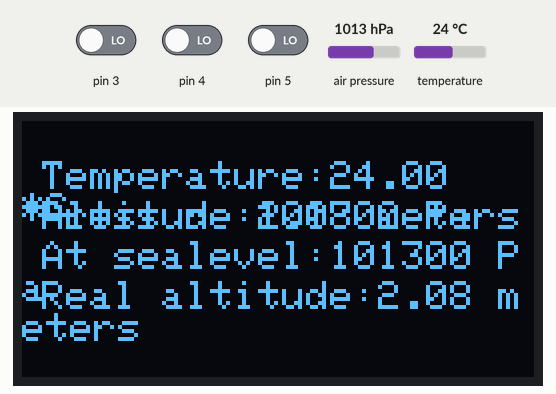
Simulated run of this sketch. Board: Arduino Uno, built with avr-gcc and run on an emulated ATmega328P. On the bench: 128×64 one-colour display. Wiring (inferred from the names in the program): MPU-6050 motion sensor at I2C address 0x68. The inputs (shaded band) are chosen by the test bench; at power-on: air pressure 1013 hPa, temperature 24 °C, pin 3 LOW, pin 4 LOW, pin 5 LOW. What the sketch prints to the serial monitor is not drawn.

Above: at 7.8 s.
7.9 s: air pressure set to 952 hPa
At 19.2 s:
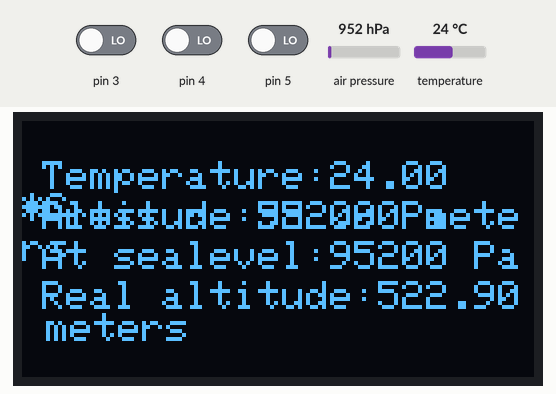
19.5 s: temperature set to 12 °C
At 29.7 s:
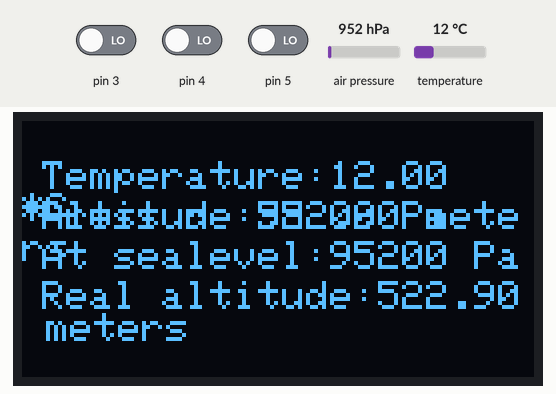
30.3 s: air pressure set to 975 hPa
At 40.0 s:
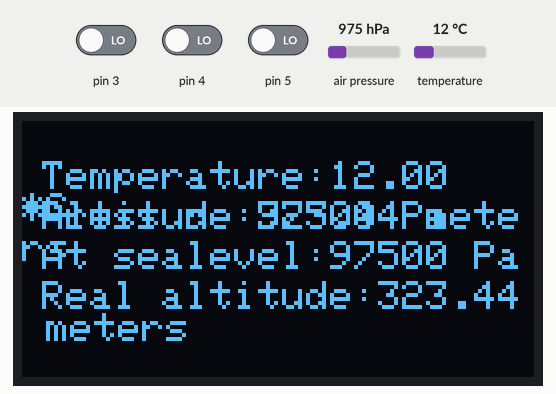
41.1 s: temperature set to 19 °C
Timing chart, 0 to 44.1 s (numbered marks = the images above; inputs shaded):
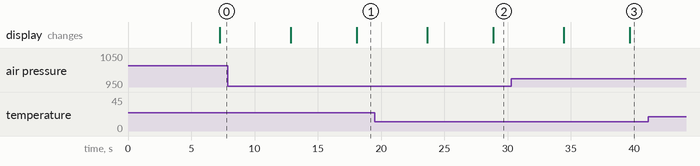

Measured:
- after the input at 7.9 s, the display: first differs from a run without the input after 10.2 s (image 1)
- after the input at 19.5 s, the display: first differs from a run without the input after 9.4 s (image 2)
- after the input at 30.3 s, the display: first differs from a run without the input after 9.3 s (image 3)

The sketch:

sketch_mar28a.ino
```cpp
#include <Wire.h>
#include <Adafruit_SSD1306.h>
#include <Adafruit_BMP085.h>
#define seaLevelPressure_hPa 1013.25
#define SCREEN_WIDTH 128 // OLED display width, in pixels
#define SCREEN_HEIGHT 64 // OLED display height, in pixels
Adafruit_SSD1306 display(SCREEN_WIDTH, SCREEN_HEIGHT);
const int MPU6050_addr = 0x68;
Adafruit_BMP085 bmp;

//Initialize the variables
int bitVal;
String stringBit;
String stringBinary;
long binaryNumber;
int decimalNumber;

//Prints the HEC5 logo on OLED Display
static const uint8_t PROGMEM logo[] = {
  0x00, 0x00, 0x00, 0x00, 0x00, 0x00, 0x00, 0x00, 0x00, 0x00, 0x00, 0x00, 0x00, 0x00, 0x00, 0x00,
  0x00, 0x00, 0x00, 0x00, 0x00, 0x00, 0x00, 0x00, 0x00, 0x00, 0x00, 0x00, 0x00, 0x00, 0x00, 0x00,
  0x00, 0x00, 0x00, 0x00, 0x00, 0x00, 0x00, 0x00, 0x00, 0x00, 0x00, 0x00, 0x00, 0x00, 0x00, 0x00,
  0x00, 0x00, 0x00, 0x00, 0x00, 0x00, 0x00, 0x00, 0x00, 0x00, 0x00, 0x00, 0x00, 0x00, 0x00, 0x00,
  0x00, 0x00, 0x00, 0x00, 0x00, 0x00, 0x00, 0x2f, 0xbb, 0x00, 0x00, 0x00, 0x00, 0x00, 0x00, 0x00,
  0x00, 0x00, 0x00, 0x00, 0x00, 0x00, 0x00, 0x3f, 0xa3, 0x80, 0x00, 0x00, 0x00, 0x00, 0x00, 0x00,
  0x00, 0x00, 0x00, 0x00, 0x00, 0x00, 0x00, 0x37, 0xb1, 0x80, 0x00, 0x00, 0x00, 0x00, 0x00, 0x00,
  0x00, 0x00, 0x00, 0x00, 0x00, 0x00, 0x00, 0x00, 0x03, 0x80, 0x00, 0x00, 0x00, 0x00, 0x00, 0x00,
  0x00, 0x00, 0x00, 0x00, 0x00, 0x00, 0x00, 0x00, 0x00, 0x00, 0x00, 0x00, 0x00, 0x00, 0x00, 0x00,
  0x00, 0x00, 0x00, 0x00, 0x00, 0x00, 0x00, 0x00, 0x00, 0x00, 0x00, 0x00, 0x00, 0x00, 0x00, 0x00,
  0x00, 0x00, 0x00, 0x00, 0x00, 0x00, 0x00, 0x00, 0x00, 0x00, 0x00, 0x00, 0x00, 0x00, 0x00, 0x00,
  0x00, 0x00, 0x00, 0x00, 0x00, 0x00, 0x00, 0x00, 0x00, 0x00, 0x00, 0x00, 0x00, 0x00, 0x00, 0x00,
  0x00, 0x00, 0x00, 0x00, 0x00, 0x00, 0x0c, 0x00, 0x00, 0x00, 0x08, 0x00, 0x00, 0x00, 0x00, 0x00,
  0x00, 0x00, 0x00, 0x00, 0x00, 0x18, 0x00, 0x00, 0x00, 0x80, 0x1c, 0x00, 0x00, 0x00, 0x00, 0x00,
  0x00, 0x00, 0x00, 0x00, 0x00, 0x0c, 0x00, 0x00, 0x01, 0x00, 0x1a, 0x00, 0x00, 0x00, 0x00, 0x00,
  0x00, 0x00, 0x00, 0x00, 0x00, 0x30, 0x18, 0x00, 0x01, 0x00, 0xcb, 0x00, 0x00, 0x00, 0x00, 0x00,
  0x00, 0x00, 0x00, 0x00, 0x00, 0x70, 0xff, 0xf0, 0x02, 0x00, 0xe3, 0x80, 0x00, 0x00, 0x00, 0x00,
  0x00, 0x00, 0x00, 0x00, 0x00, 0x71, 0xff, 0x60, 0x04, 0x00, 0x75, 0x80, 0x00, 0x00, 0x00, 0x00,
  0x00, 0x00, 0x00, 0x00, 0x00, 0xc3, 0xff, 0x20, 0x08, 0x00, 0xf3, 0x40, 0x00, 0x00, 0x00, 0x00,
  0x00, 0x00, 0x00, 0x00, 0x00, 0xc7, 0xff, 0x00, 0x10, 0xc0, 0xf9, 0xc0, 0x00, 0x00, 0x00, 0x00,
  0x00, 0x00, 0x00, 0x00, 0x01, 0xcf, 0x03, 0x00, 0x24, 0x61, 0xfd, 0x20, 0x00, 0x00, 0x00, 0x00,
  0x00, 0x00, 0x00, 0x00, 0x01, 0xdf, 0x47, 0x80, 0x40, 0x30, 0xfd, 0xe0, 0x00, 0x00, 0x00, 0x00,
  0x00, 0x00, 0x00, 0x00, 0x03, 0x9f, 0x03, 0x81, 0xe0, 0x1c, 0xfe, 0xe0, 0x00, 0x00, 0x00, 0x00,
  0x00, 0x00, 0x00, 0x00, 0x06, 0x9f, 0xe7, 0x01, 0xf8, 0x1f, 0x7e, 0x60, 0x00, 0x00, 0x00, 0x00,
  0x00, 0x00, 0x00, 0x00, 0x03, 0x8f, 0xff, 0x01, 0x38, 0x3f, 0x7e, 0x20, 0x00, 0x00, 0x00, 0x00,
  0x00, 0x00, 0x00, 0x00, 0x00, 0x07, 0xfe, 0x03, 0xf4, 0x27, 0x7f, 0x30, 0x00, 0x00, 0x00, 0x00,
  0x00, 0x00, 0x00, 0x00, 0x00, 0x07, 0xfc, 0x07, 0xff, 0xff, 0x7f, 0x38, 0x00, 0x00, 0x00, 0x00,
  0x00, 0x00, 0x00, 0x00, 0x00, 0x02, 0x6c, 0x05, 0xff, 0xf3, 0x7f, 0x38, 0x00, 0x00, 0x00, 0x00,
  0x00, 0x00, 0x00, 0x00, 0x00, 0x00, 0x46, 0x0b, 0xfe, 0xfb, 0xff, 0x28, 0x00, 0x00, 0x00, 0x00,
  0x00, 0x00, 0x00, 0x00, 0x00, 0x00, 0x04, 0x13, 0xff, 0xf8, 0xff, 0xb8, 0x00, 0x00, 0x00, 0x00,
  0x00, 0x00, 0x00, 0x00, 0x00, 0x00, 0x1e, 0x23, 0xbf, 0xfd, 0xff, 0x80, 0x00, 0x00, 0x00, 0x00,
  0x00, 0x00, 0x00, 0x00, 0x00, 0x00, 0xd8, 0x03, 0x7f, 0xf5, 0xff, 0x80, 0x00, 0x00, 0x00, 0x00,
  0x00, 0x00, 0x00, 0x00, 0x0c, 0x00, 0x04, 0x07, 0x7f, 0xf5, 0xff, 0x80, 0x00, 0x00, 0x00, 0x00,
  0x00, 0x00, 0x00, 0x00, 0x0c, 0x00, 0x00, 0x00, 0x7f, 0xfd, 0xff, 0x80, 0x00, 0x00, 0x00, 0x00,
  0x00, 0x00, 0x00, 0x00, 0x0e, 0x00, 0x00, 0x00, 0x7f, 0xf1, 0xff, 0x80, 0x00, 0x00, 0x00, 0x00,
  0x00, 0x00, 0x00, 0x00, 0x0e, 0x00, 0x00, 0x00, 0x7e, 0xe0, 0xff, 0x00, 0x00, 0x00, 0x00, 0x00,
  0x00, 0x00, 0x00, 0x00, 0x0e, 0x00, 0x00, 0x03, 0x7f, 0xe0, 0xff, 0x00, 0x00, 0x00, 0x00, 0x00,
  0x00, 0x00, 0x00, 0x00, 0x00, 0x00, 0x00, 0x13, 0x17, 0xc0, 0x7f, 0x00, 0x00, 0x00, 0x00, 0x00,
  0x00, 0x00, 0x00, 0x00, 0x07, 0x00, 0x00, 0x7e, 0x15, 0xc0, 0xff, 0x70, 0x00, 0x00, 0x00, 0x00,
  0x00, 0x00, 0x00, 0x00, 0x04, 0x00, 0x00, 0x78, 0xfd, 0xc0, 0xcf, 0x30, 0x00, 0x00, 0x00, 0x00,
  0x00, 0x00, 0x00, 0x00, 0x04, 0x00, 0x00, 0xf0, 0xfd, 0x80, 0x82, 0x60, 0x00, 0x00, 0x00, 0x00,
  0x00, 0x00, 0x00, 0x00, 0x03, 0x80, 0x01, 0xc0, 0xfe, 0xd0, 0xc0, 0xf0, 0x00, 0x00, 0x00, 0x00,
  0x00, 0x00, 0x00, 0x00, 0x03, 0x00, 0x01, 0x80, 0xff, 0xe0, 0xe4, 0xe0, 0x00, 0x00, 0x00, 0x00,
  0x00, 0x00, 0x00, 0x00, 0x03, 0xc0, 0x00, 0x01, 0xff, 0xe3, 0xcd, 0x20, 0x00, 0x00, 0x00, 0x00,
  0x00, 0x00, 0x00, 0x00, 0x01, 0xc0, 0x01, 0x83, 0xff, 0xf3, 0xc1, 0x80, 0x00, 0x00, 0x00, 0x00,
  0x00, 0x00, 0x00, 0x00, 0x01, 0xc0, 0x01, 0x83, 0xff, 0xfb, 0xe0, 0x40, 0x00, 0x00, 0x00, 0x00,
  0x00, 0x00, 0x00, 0x00, 0x00, 0x60, 0x00, 0x03, 0xff, 0xf9, 0xf3, 0x80, 0x00, 0x00, 0x00, 0x00,
  0x00, 0x00, 0x00, 0x00, 0x00, 0x70, 0x00, 0x10, 0xff, 0xf9, 0xe1, 0x80, 0x00, 0x00, 0x00, 0x00,
  0x00, 0x00, 0x00, 0x00, 0x00, 0x78, 0x00, 0x00, 0xff, 0xfb, 0xcd, 0x00, 0x00, 0x00, 0x00, 0x00,
  0x00, 0x00, 0x00, 0x00, 0x00, 0x24, 0x00, 0x00, 0x83, 0xf1, 0x86, 0x00, 0x00, 0x00, 0x00, 0x00,
  0x00, 0x00, 0x00, 0x00, 0x00, 0x1c, 0x00, 0x00, 0x03, 0xe0, 0x3c, 0x00, 0x00, 0x00, 0x00, 0x00,
  0x00, 0x00, 0x00, 0x00, 0x00, 0x18, 0x00, 0x00, 0x03, 0x80, 0x38, 0x00, 0x00, 0x00, 0x00, 0x00,
  0x00, 0x00, 0x00, 0x00, 0x00, 0x00, 0x00, 0x00, 0x00, 0x00, 0xb0, 0x00, 0x00, 0x00, 0x00, 0x00,
  0x00, 0x00, 0x00, 0x00, 0x00, 0x00, 0x00, 0x00, 0x00, 0x00, 0xc0, 0x00, 0x00, 0x00, 0x00, 0x00,
  0x00, 0x00, 0x00, 0x00, 0x00, 0x00, 0x10, 0x00, 0x00, 0x00, 0x40, 0x00, 0x00, 0x00, 0x00, 0x00,
  0x00, 0x00, 0x00, 0x00, 0x00, 0x00, 0x3e, 0x00, 0x00, 0x00, 0x00, 0x00, 0x00, 0x00, 0x00, 0x00,
  0x00, 0x00, 0x00, 0x00, 0x00, 0x00, 0x3f, 0xc0, 0x00, 0x40, 0x00, 0x00, 0x00, 0x00, 0x00, 0x00,
  0x00, 0x00, 0x00, 0x00, 0x00, 0x00, 0x0b, 0xbe, 0x32, 0x60, 0x00, 0x00, 0x00, 0x00, 0x00, 0x00,
  0x00, 0x00, 0x00, 0x00, 0x00, 0x00, 0x07, 0xba, 0xbe, 0xe0, 0x00, 0x00, 0x00, 0x00, 0x00, 0x00,
  0x00, 0x00, 0x00, 0x00, 0x00, 0x00, 0x00, 0xfb, 0xfa, 0x80, 0x00, 0x00, 0x00, 0x00, 0x00, 0x00,
  0x00, 0x00, 0x00, 0x00, 0x00, 0x00, 0x00, 0x0f, 0xe8, 0x00, 0x00, 0x00, 0x00, 0x00, 0x00, 0x00,
  0x00, 0x00, 0x00, 0x00, 0x00, 0x00, 0x00, 0x00, 0x00, 0x00, 0x00, 0x00, 0x00, 0x00, 0x00, 0x00,
  0x00, 0x00, 0x00, 0x00, 0x00, 0x00, 0x00, 0x00, 0x00, 0x00, 0x00, 0x00, 0x00, 0x00, 0x00, 0x00,
  0x00, 0x00, 0x00, 0x00, 0x00, 0x00, 0x00, 0x00, 0x00, 0x00, 0x00, 0x00, 0x00, 0x00, 0x00, 0x00
};

void setup() {
//accerleration basic reading
 Serial.begin(9600);

  //Sets pin 3 to pin 6 as input
  //DIP Switch
  for (int x = 3; x < 6; x++) {

    pinMode(x, INPUT);
   //Serial.print("Digital port input check: ");
   //Serial.println(x);
}

  display.begin(SSD1306_SWITCHCAPVCC, 0x3C);
  display.clearDisplay();

  display.drawBitmap(0,0,logo,128,64,1);
  display.display();
  delay(5000); // Pause for 5 seconds
  display.clearDisplay();

  Wire.begin();
  Wire.beginTransmission(MPU6050_addr);
  Wire.write(0x6B);
  Wire.write(0);
  Wire.endTransmission(true);
  display.clearDisplay();
  display.setTextSize(1);
  display.setTextColor(WHITE);
  display.setRotation(0);
  display.clearDisplay();


}


void loop() {


  //Reads the Binary number from the DIP Switch
  for (int x = 3; x < 6; x++) {

    bitVal = digitalRead(x);
    stringBit = String(bitVal);
    stringBinary = stringBinary + stringBit;
    binaryNumber = stringBinary.toInt();

  }
  //Function to convert Binary to Decimal
  decimalNumber = convertBinaryToDecimal(binaryNumber);

//Prints the Binary number on the Serial Monitor
Serial.print("Binary: ");
Serial.print(stringBinary);
Serial.print("      ");
//Prints the Decimal number on the Serial Monitor
Serial.print("Decimal: ");
Serial.println(decimalNumber);
Serial.println("----------------------------------");

  //Resets all the variables
  binaryNumber = 0;
  bitVal = 0;
  stringBit = "";
  stringBinary = "";

    //Serial display
    Serial.print("Temperature = ");
    Serial.print(bmp.readTemperature());
    Serial.println(" *C");
    Serial.print("Pressure = ");
    Serial.print(bmp.readPressure());
    Serial.println(" Pa");
    Serial.print("Altitude = ");
    Serial.print(bmp.readAltitude());
    Serial.println(" meters");
    Serial.print("Pressure at sealevel (calculated) = ");
    Serial.print(bmp.readSealevelPressure());
    Serial.println(" Pa");
    Serial.print("Real altitude = ");
    Serial.print(bmp.readAltitude(seaLevelPressure_hPa * 100));
    Serial.println(" meters");
    Serial.println();
    delay(2000);

    display.clearDisplay();
    display.setTextSize(1);
    display.setTextColor(WHITE);
    display.setCursor(5, 10);
    display.print("Temperature:");
    display.println(bmp.readTemperature());
    display.println("*C");
    display.setCursor(5, 20);
    display.print("Pressure:");
    display.print(bmp.readPressure());
    display.println(" Pa");
    display.setCursor(5, 20);
    display.print("Altitude:");
    display.print(bmp.readAltitude());
    display.println(" meters");
    display.setCursor(5, 30);
    display.print("At sealevel:");
    display.print(bmp.readSealevelPressure());
    display.println(" Pa");
    display.setCursor(5, 40);
    display.print("Real altitude:");
    display.print(bmp.readAltitude(seaLevelPressure_hPa * 100));
    display.println(" meters");
    display.println();
    display.display();
    delay(5555);

  DisplayPositionOLED();
}

void DisplayPositionOLED(){
   //Prints the Binary number on the OLED Display
  display.clearDisplay();
  display.setTextSize(1);
  display.setTextColor(WHITE);
  display.setCursor(5, 10);
  display.print("HEC5-UTTyler");
  display.setCursor(5, 20);
  display.print("NASA-TSGC Design");
  display.setCursor(5, 40);
  display.print("Binary:");
  display.println(stringBinary);
  //Prints the Decimal number on the OLED Display
  display.setTextSize(1);
  display.setTextColor(WHITE);
  display.setCursor(5, 50);
  display.print("Position:");
  display.println(decimalNumber);
  display.display();
  delay(3000);
  display.clearDisplay();
  }

   //Function to convert Binary to Decimal
long convertBinaryToDecimal(long binary) {
  long number = binary;
  long decimalVal = 0;
  long baseVal = 1;
  long tempVal = number;
  long previousDigit;
  while (tempVal) {
  //Converts Binary to Decimal
  previousDigit = tempVal % 10;
  tempVal = tempVal / 10;
  decimalVal += previousDigit * baseVal;
  baseVal = baseVal * 2;
  }
  //Returns the Decimal number
  return decimalVal;
}
```
